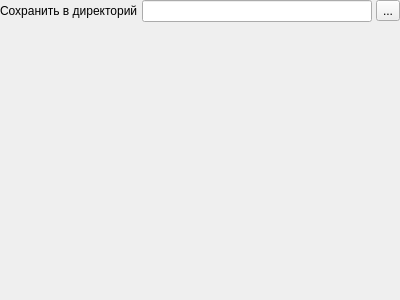
<?xml version="1.0" encoding="UTF-8"?>
<ui version="4.0">
 <class>ExportINFISOMSPage2</class>
 <widget class="QWidget" name="ExportINFISOMSPage2">
  <property name="geometry">
   <rect>
    <x>0</x>
    <y>0</y>
    <width>400</width>
    <height>300</height>
   </rect>
  </property>
  <property name="windowTitle">
   <string>Form</string>
  </property>
  <layout class="QGridLayout">
   <property name="margin">
    <number>0</number>
   </property>
   <property name="spacing">
    <number>4</number>
   </property>
   <item row="0" column="0">
    <widget class="QLabel" name="lblDir">
     <property name="text">
      <string>Сохранить в директорий</string>
     </property>
    </widget>
   </item>
   <item row="0" column="1">
    <widget class="QLineEdit" name="edtDir"/>
   </item>
   <item row="0" column="2">
    <widget class="QToolButton" name="btnSelectDir">
     <property name="text">
      <string>...</string>
     </property>
    </widget>
   </item>
   <item row="1" column="0">
    <spacer>
     <property name="orientation">
      <enum>Qt::Vertical</enum>
     </property>
     <property name="sizeHint" stdset="0">
      <size>
       <width>128</width>
       <height>241</height>
      </size>
     </property>
    </spacer>
   </item>
  </layout>
 </widget>
 <resources/>
 <connections/>
</ui>
